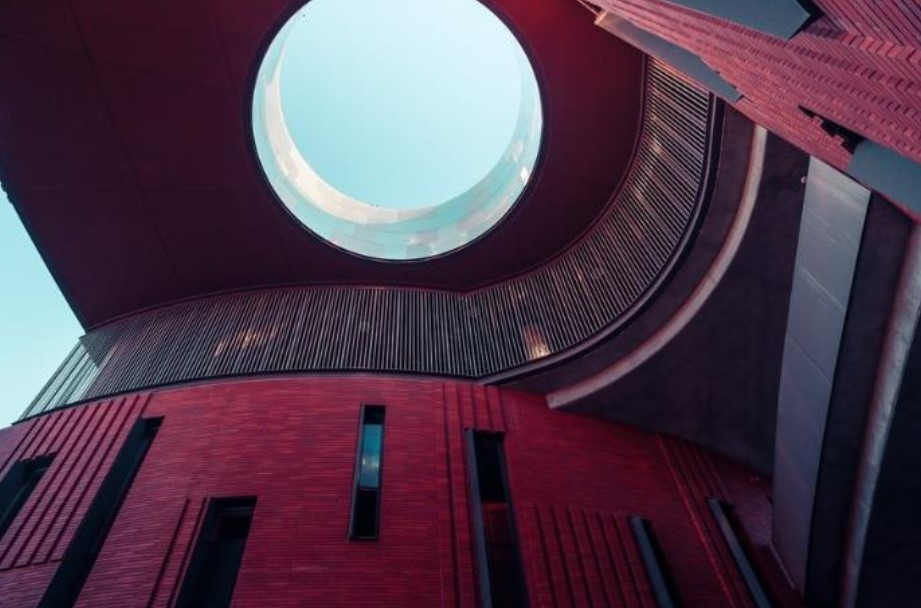
#> input picture SESSION-04/TASK-01/architecture1.jpg, 921 x 608 px
$ jupyter execute Task1.ipynb
#> lines starting #> are read from the running program, lines starting #| are printed output that depends on the picture
[cell 1]
import cv2
import numpy as np
def display_neighbors(image):
    four_point_kernel = np.array([[0, 1, 0], [1, 0, 1], [0, 1, 0]])
    eight_point_kernel = np.ones((3, 3), dtype=np.uint8)
    diagonal_kernel = np.array([[1, 0, 1], [0, 0, 0], [1, 0, 1]])
    neighbors_4 = cv2.filter2D(image, -1, four_point_kernel)
    neighbors_8 = cv2.filter2D(image, -1, eight_point_kernel)
    neighbors_diag = cv2.filter2D(image, -1, diagonal_kernel)
    neighbors_combined = np.hstack((neighbors_4, neighbors_8, neighbors_diag))

    cv2.imshow("Original Image", image)
    cv2.imshow("Filtered Neighbors", neighbors_combined)
    cv2.waitKey(0)
    cv2.destroyAllWindows()

    #img = cv2.imread('architecture1.jpg')
img = cv2.imread('architecture1.jpg', cv2.IMREAD_GRAYSCALE)
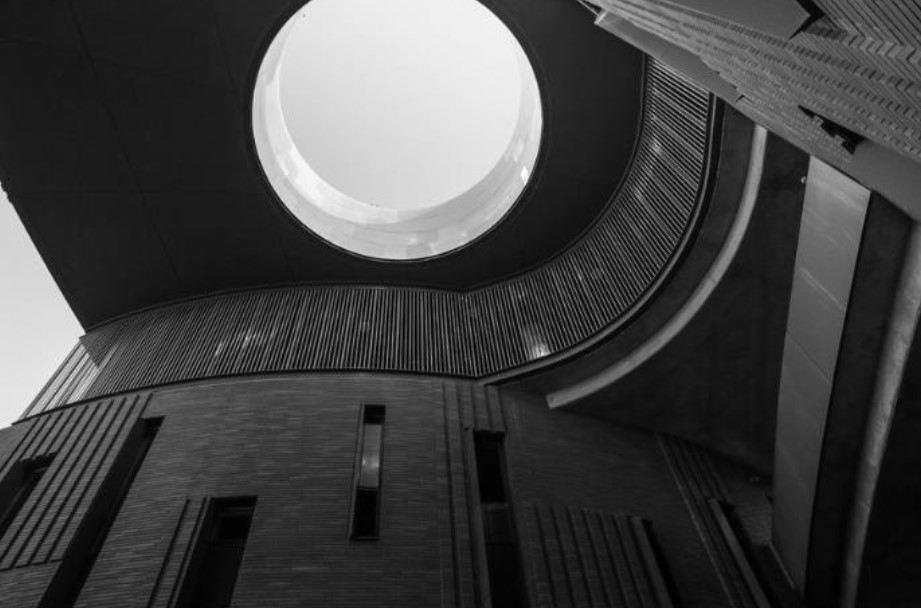
#> img: shape (608, 921); min 0, max 255, mean 67.2
if img is not None:
    display_neighbors(img)
#> in display_neighbors, `neighbors_4 = cv2.filter2D(image, -1, four_point_kernel)`:
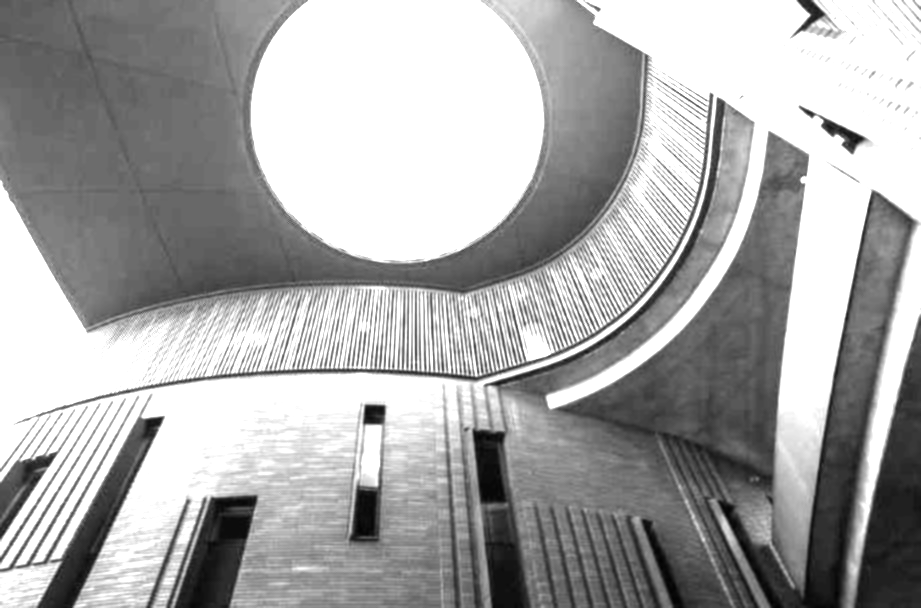
#> neighbors_4: shape (608, 921); min 2, max 255, mean 168.8
#> in display_neighbors, `neighbors_8 = cv2.filter2D(image, -1, eight_point_kernel)`:
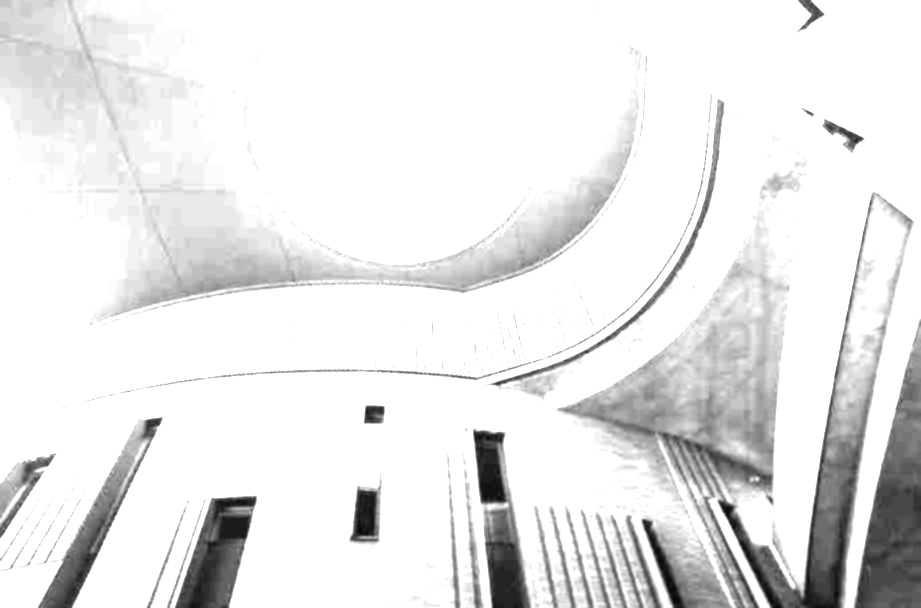
#> neighbors_8: shape (608, 921); min 5, max 255, mean 231.6
#> in display_neighbors, `neighbors_combined = np.hstack((neighbors_4, neighbors_8, neighbors_di..`:
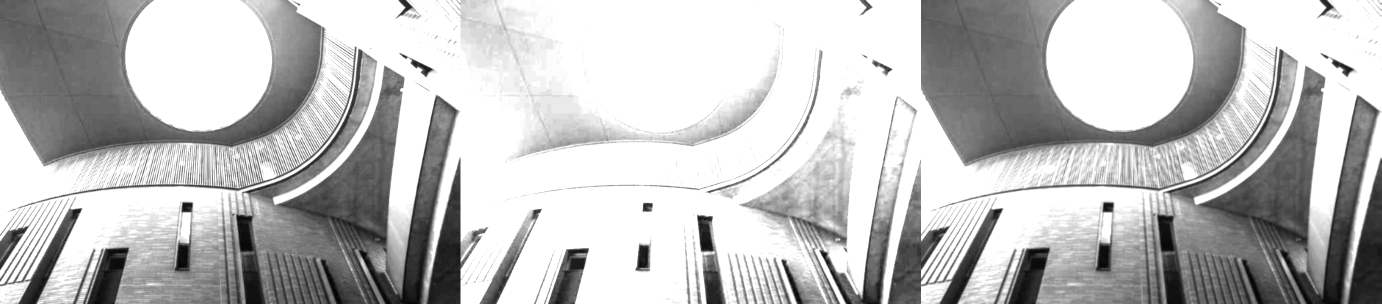
#> neighbors_combined: shape (608, 2763) (shown at 1/2 size); min 2, max 255, mean 190
